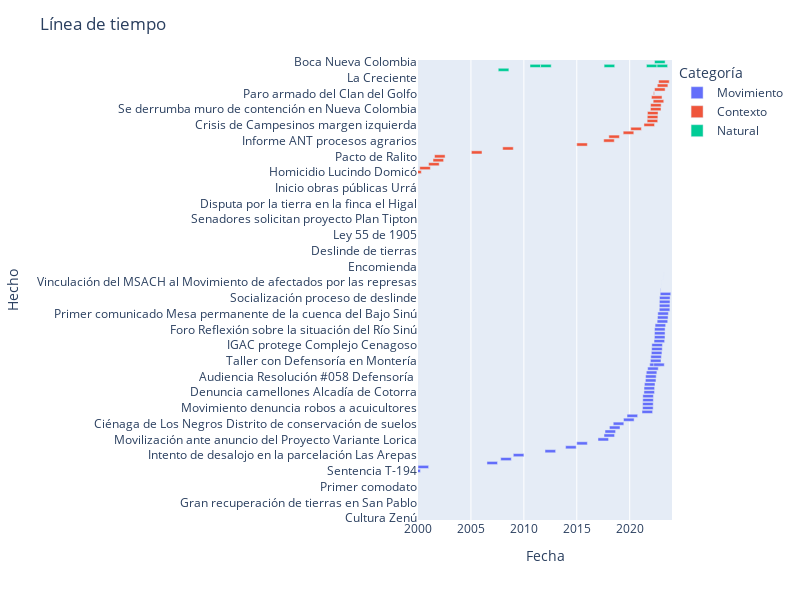

The notebook cell saved with this chart:
### Markdown cell above
# Línea de tiempo Bajo Sinú

### Code cell
import pandas as pd
import plotly.express as px

# Cargar el archivo CSV en un DataFrame de Pandas
df = pd.read_csv('linea_sinu.csv')

# Asegurarse de que las columnas de fecha sean de tipo datetime
df['Datetime1'] = pd.to_datetime(df['Datetime1'])
df['Datetime2'] = pd.to_datetime(df['Datetime2'])
# format='%Y-%m-%d'

# Crear la figura de la línea de tiempo
fig = px.timeline(df, x_start='Datetime1', x_end='Datetime2', y='Hecho', color='Categoría',hover_data={'Descripción': True})

# Personalizar la apariencia de la línea de tiempo
fig.update_layout(title='Línea de tiempo',
                  height=600, width=800,  # Ajustar tamaño de la línea de tiempo
                  xaxis=dict(title='Fecha'), yaxis=dict(title='Hecho'))

fig.update_xaxes(range=['2000-01-01', '2023-12-31'])

# Mostrar la línea de tiempo interactiva
fig.show()

### Figure 1 — Plotly figure (JSON) as saved in the notebook; plotly's stock layout.template omitted (floating-point values rounded to 4 significant figures)
{"data": [{"alignmentgroup": "True", "base": ["1700-01-01T08:00:00", "1924-01-01T08:00:00", "1967-01-01T08:00:00", "1971-02-21T08:00:00", "1972-05-13T08:00:00", "1974-01-01T08:00:00", "1976-01-01T08:00:00", "1978-01-01T08:00:00", "1981-01-01T08:00:00", "1985-01-01T08:00:00", "1996-01-01T08:00:00", "1997-01-01T08:00:00", "1998-01-01T08:00:00", "1999-03-25T08:00:00", "2000-01-01T08:00:00", "2006-07-07T08:00:00", "2007-10-25T08:00:00", "2009-01-01T08:00:00", "2012-01-01T08:00:00", "2013-12-11T08:00:00", "2015-01-01T08:00:00", "2017-01-01T08:00:00", "2017-07-28T08:00:00", "2017-09-01T08:00:00", "2018-02-01T08:00:00", "2018-06-12T08:00:00", "2019-06-01T08:00:00", "2019-10-01T08:00:00", "2021-03-01T08:00:00", "2021-03-21T08:00:00", "2021-03-23T08:00:00", "2021-03-27T08:00:00", "2021-03-29T08:00:00", "2021-05-06T08:00:00", "2021-05-09T08:00:00", "2021-05-24T08:00:00", "2021-06-25T08:00:00", "2021-07-03T08:00:00", "2021-07-27T08:00:00", "2021-09-12T08:00:00", "2021-11-23T08:00:00", "2021-12-16T08:00:00", "2021-12-29T08:00:00", "2022-01-17T08:00:00", "2022-01-28T08:00:00", "2022-02-03T08:00:00", "2022-04-08T08:00:00", "2022-04-20T08:00:00", "2022-05-03T08:00:00", "2022-05-05T08:00:00", "2022-05-06T08:00:00", "2022-05-26T08:00:00", "2022-08-05T08:00:00", "2022-08-17T08:00:00", "2022-08-28T08:00:00", "2022-10-17T08:00:00", "2022-10-19T08:00:00", "2022-10-22T08:00:00", "2022-10-26T08:00:00", "2022-11-18T08:00:00", "2022-12-02T08:00:00", "2023-01-01T08:00:00", "2023-01-01T08:00:00", "2023-03-01T08:00:00", "2023-03-29T08:00:00"], "customdata": [["Momil I - Momil II  desde 500 A.C hasta 1500 D.CConvivencia entre los pueblos prehispanicos de Mexión pertenecientes a la cultura Zenú "], ["Grupos de campesinos rompen cercas de alambre de púa en la noche luego de que Torralvo se apropiara de los humedales donde cultivaban"], ["Creación de la Asociación Nacional de Usuarios Campesinos ANUC"], ["Recuperación y tomas de tierras y disputa de los humedales entre campesinos y terratenientes. En el marco de la convocatoria de La línea Sincelejo de la ANUC lidera la primera de muchas jornadas de recuperación masiva de tierras"], ["Gran recuperación de tierras en San Pablo"], ["Intento de recuperación"], ["Intento de recuperación"], ["El proceso histórico de recuperación de tierras en la Ciénaga"], ["Fecha histórica en que 120 familias recuperaron tierras al terrateniente Elias Milane Calume"], ["INCORA expidió el contrato de asignación N. 001 del 22 de febrero de 1985"], ["Muchas críticas hubo a la audiencia por las restricciones a la participación y como mecanismo que pretendió validar falsamente la obra"], ["El ejército y paramilitares detuvieron la marcha que se dirigía al Alto Sinú. La concentración se mantuvo en el corregimiento de Palo de Agua"], ["Campesinado del Departamento de Córdoba se moviliza para protestar y buscar respuestas del gobierno nacional"], ["Sentencia T - 194 de 1999, con la cual, entre otras decisiones, se ordena a algunos entes municipales adelantar las actuaciones administrativas de su competenc¡a e initaurar las acciones procedentes para recuperar el dominio públ¡co sobre las áreas de terreno de los cuerpos de agua que fueron desecados y apropiados por particulares."], ["La marcha pudo avanzar sólo 4 kilómetros y fue detenida bajo amenazas de violencia. "], ["Comunidades logran la declaratoria de área protegida ambiental"], ["La movilización social logra la creación del Distrito de Manejo Integrado Ciénaga Grande"], ["Desalojo y violación a los derechos humanos de la policia contra campesinos en la vereda de las Arepas. "], ["ASPROSIG realiza un recorrido en bicicleta por la Ciénaga para reconocer sus afectaciones con acompañamiento internacional como estrategia de mitigación del riesgo de la verifiación. Se encuentran máquinas trabajando lo que serían 12km de terraplenes 2 años después."], ["Logro de las comunidades de la margen izquierda en la declaración de la figura de protección ambiental"], ["En el año 2015 se presentaron nuevos episodios de los enfrentamientos entre campesinos, policías del ESMAD, y el finquero-empresario Elías Milane Calume, por la ocupación de tierras en disputa de la denominada hacienda San Pablo del municipio de Cotorra. "], ["Organizaciones y comunidades inician movilización social y jurídica contra la construcción de la \"Variante Lorica\" del Concesionario Ruta al mar"], [" Resolución 23603 del 28 de julio de 2017 donde la CVS ordena a los Personeros, Alcaldes y Concejales, que procedan de inmediato a: - Suspender toda obra de relleno v desecación de pantanos, ciénaqas v humedales en el territorio de esos municipios. Salvedad hecha de las que sean indispensables para el saneamiento."], ["En el Bajo Sinú inicia el trabajo comunitario en el marco del proyecto"], ["En el mes de febrero se hace el primer recorrido por los sitios definidos para la investigación sobre Conflictos Territoriales en el Complejo Cenagoso del Bajo Sinú."], ["Comunidades de la margen izquierda logran creación de la figura de protección ambiental"], ["Nace El Movimiento Social el Agua Contando Historias en el marco del Diplomado del proyecto \"Transformemos\""], ["El Movimiento social hace de forma autónoma la reconstrucción del polígono della Ciénaga de acuerdo a los mojones ubicados para la Resolución 010 de 1982"], ["Primer llamado a una mesa de trabajo por el Movimiento social el agua contando historias"], ["La dilincuencia está arrecha ? El 19 del presente día del hombre en las primeras horas de la mañana  en la parcela en Tierraltica me pescaron la represa con 600 bocachico de 10 meses y 30 icoteas del hábitat para su conservación y los bandidos depredadores del medio natural están siendo perguidos por las autoridades y y vigilancia de la comunidad . Señores agentes de la Policía nacional mano dura a la delincuencia organizada . Atte Gilberto Antonio Negrette López , Avisfacrul LoricA 22 , 03 , 2021 ."], ["Reporte sobre recuperación en Pimental y reflexiones sobre la lucha. Eugenio Ramos, asociado fundador de ASPROCIG contando la historia de los procesos de lucha por la tenencia de la tierra para Campesino en la Ciénaga Grande del Bajo Sinú"], ["Estos decomisos de Icotea ocurre cada año y nunca e visto a una persona pagando pena por este delito."], ["Reporte con fotos. Debido a la escasez de peces en nuestros humedales Ciénagas y ríos, nos toca comer rebortillo de babilla en esta semana santa"], ["Alcaldia de Cotorra, invierte recursos públicos en horas de Bulldozer para hacer camellones. Con el pretexto de protejer a la comunidad San Pablo y ahora la maquinaria está taponeando más de 50 has y secando el Canal Drenaje14 hacia el interior de las Ciénagas de Lata, Jolon hasta llegar a Charco Grande con una aproximación de 3 kilómetros... Un S.O.S a la Procuraduría Agraria y Ambiente de Córdoba y la CVS y de órganos control ambiental y Sociedad Civil que reprochando hoy el Vandalismo Institucional a la Naturaleza y los Ecosistemas"], ["En atención a los contantes y reiterados actos de Vandalismo en contra del Complejo Cenagagoso del Bajo Sinú - CGBS en los diferentes municipios no Ciénaga de Oro, Chima, Cotorra, Lorica, Purísima y Momil.  Estos \"Vándalos\" actos que tienen en un alto riesgo y en peligroso a este Ecosistemas por el desarrollo de Proyectos tales: 1. Ruta al Mar, Proyecto Vial (Doble Calzada y Variantes en municipio de Lorica) Consorcio El Cóndor.2. Proyecto de infraestructura de Subasta Regional en el sector Palo de Agua - Cotoca Arriba (Lorica). Contrucción de camellones. 3. Replanteamiento y extensión de camellones en el Drenaje 14 hasta el interior de las Ciénagas de Lata, Jolon y Charco Grande con área aproximado de 50 hectáreas. Sector San Pablo - Cotorra.4. El desarrollo de acciones de represión comercial y extorsiva a campesinos, pescadores y Comunidades Étnicas en la restricción de uso y aprovechamiento de los bienes naturales del ecosistema por el establecimiento de frontera o límite de propiedad privada en el bien público.5. Acciones administrativas de las Entidades Territoriales los POT y EOT en la ampliación del crecimiento Poblacional y construcción de viviendas y otros servicios públicos en área de la Ciénaga Grande del Bajo Sinú.Señores miembros y Representantes de las organizaciones filiares de Movimiento Social El Agua Contando Historias solicitamos respaldar está iniciativa en destacar todas aquellas obras, proyectos, acciones administrativas públicas y hechos abusivos de terceros en contra de los derechos colectivos de las familias y Comunidades asentadas tradicionales en el Ecosistema.Estos aportes deben ser evidenciado con fotos o vídeos y se debe describir el propósito del hecho o la obra, su ubicación y la empresa o persona responsable. En este orden de idea, esperamos sus observaciones y recomendaciones sobre el particular.Gracias por su aporte!"], ["Enildo Cantero: La reunión de mañana es con los gremios organizados  municipio, con el objetivo de analizar la problemática de la desecación de la ciénaga grande de Lorica a raíz de los acontecimientos que últimamente se están presentando con lo denunciado en el sector de la peinada,El lugar va  hacer el auditorio de la alcaldía Hora: 9:00 amDía lunes 24 de mayo del 2021Esto es una iniciativa va ser liderada por iniciativa de las organizaciones civiles, comunitarias, ancestrales, académicas, ambientalistas , como sonAfros- oarelAnuc- capitulo LoricaAsprocigAdemacorComunidad indígenasCTPUPDFedepec"], ["Buen día bendiciones para todos, ayer se concerto la mesa de Pesca Artesanal de la cuenca media y bajo Sinu, en reunió en el día de ayer con el secretario Económico y Agroindustrial de la alcaldía de Lorica Jaider Torralvo, Pescadores Artesanales independientes de San Sebastián y Lorica y miembros directivos de la Federación de Pescadores Artesanales y Productores Acuícola de Córdoba FEDEPEC, donde se confirmó la asistencia del ministerio del medio ambiente, Urra, Aunap, Gobernación de Córdoba, CVS, Procuraduría Agraria y ambiental, quedaron lagunas por confirmar en el día de hoy, se tratarán temas como:.                           1) Avances sobre el seguimiento de los municipios sobre el cumplimiento de la sentencia T 194/99, ante el gobernador de Córdoba en convocatoria del Comité de Seguimiento de dicha sentencia.                               2) Implementación de programas que garantía en la.seguridas  alimentaria dirigidas a la población Pesquera.            3) Acciones de Inmediato para resarcir el impacto ambiental del complejo Cenagozo del bajo Sinu y prevenirlas.         4) Implementación de Proyectos de Limpieza de Caños interiores, reforestación de rondas hídricas, manejos de residuos sólidos y Artes y equipos de pesca artesanal para los Pescadores Artesanales.                   5) Buscar acciones dirigidas al en mantener  un nivel adecuado de Aguas en el río Sinu en tiempos de lluvias para que el complejo de Ciénagas del bajo Sinu se mantengan con la siguiente cita de agua que conlleve a la entradas de peces, Alevinos y lavas.                   6) Implementación de repoblamiento de Alevinos en el complejo Cenagozo del bajo Sinu y fortaleciendo de momentos a las asociaciones de Pescadores Artesanales.          Espera reunirnos el lunes para concertar estos puntos y escoger los voceros que sustentarán el pliego de peticiones y concertaciones.                  Espero que la mayoría que forman parte del sector Pesca Artesanal nos apoye en esta lucha que hemos llevado acabo desde décadas y que no hemos podido avanzar, pongamos Fe en el Dios Todopoderoso que nos ayude a sacar estás iniciativas.  Dios tu qué conoces los pensamientos del hombre te pido que actúes en el nombre de nuestro señor Jesucristo Amen. Muchas gracias los AMO mucho.............."], [null], ["Se hace seguimiento en reunión virtual y se reiteran compromisos para convocatoria a mesas"], ["La Coordinación del Movimiento solicita a la Procuraduría acompañamiento para jornada de socialización y lista propuestas"], ["Movimiento Social El Agua Contando Historias. Destaca el acompañamiento de Dra. Lina Correa (Procuradora Delegados Agraria y Ambiental de Córdoba) y Profesor Antonio Lemus (Coordinador Gral RPG Pueblo Zenú).  Concretando acciones preparatorias a la IV Mesa Técnica de Trabajo, el próximo 23 de Noviembre, en el municipio de San Pelayo (Córdoba). En el marco de las acciones de cumplimiento de Resolución Defensorial #058 de 2011, Sentencia# T-194 de 1999 y Resolución#010 de 1982 (INCORA - ANT)"], ["33 personas representantes del Movimiento participan con la Defensoría en un taller de análisis y reflexión de las problemáticas del Bajo Sinú como preparación a las mesas técnicas que se adelantan con las instituciones."], ["Buen día bendiciones, en el día de ayer se celebró la reunión del Movimiento social El Agua Contando Historia y un grupo de líderes de los Ciénagas de Corralito, La Pacha, Baño- Los Negros, Charco Pescao, Chamba y Caño de la Balsa, muy importante la descripción de las probleaticas esperamos tener la información necesaria para buscar soluciones a las mismas."], ["La Coordinación del Movimiento invita a establecer alianzas entre las organizaciones en los temas clave que sigue el proceso organizativo"], ["Atendiendo convocatoria de la Gobernación de Córdoba, se postulan delegados para la construcción de la política departamental de población campesina"], ["El IGAC acogió concepto de la Procuraduría y confirmó decisión de no acceder a la inscripción catastral del predio Villa Eva de 500 hectáreas en Lorica, al considerar que está localizado al interior de un humedal, Lo reclama un señor que se llama Jose Tomas Sierra Arias,y el abogado se llama Jesús Arrazola Paternina. "], ["El Movimiento Social El Agua Contando Historias, cómo colectivo social de organizaciones del Complejo Cenagagoso del Bajo Sinú, desarrollo de manera exitosa la IV Mesa Técnica de Trabajo - Comisión TierraEvento que se desarrollo con la participación del Director de la Gestión Jurídica de la Agencia Nacional e Tierras (ANT), Defensor del Pueblo Departamental, Secretaria de Gobierno Municipal y funcionarios de la CVS en representación de la Institucionalidad. El propósito de esta convocatoria se centro en la presentación de informe sobre la reconstrucción del expediente de la Resolución #010 de 1982 para determinar la  CLARIFICACIÓN DE LA PROPIEDAD EN PREDIOS COLINDANTES CON CIÉNAGAS, LAGOS Y ZONAS DE RESERVA FORESTAL – RECUPERACIÓN DE BALDIOS INDEBIDAMENTE OCUPADOS – CCBS, de conformidad a la Resolución Defensorial #058 de 2010, Sentencia T-194 de 1999 y Resolución #010 de 1982. Cotoca Arriba (Lorica)"], ["Trabajo organizativo a nivel interno del Movimiento Social"], ["en el Municipio de Montería"], ["Mesa Técnica de Trabajo, Comisión Ambiental y Ordenamiento Territorial, San Pablo Cotorra. Entidades convocadas Alcaldía Municipal de Cotorra, CVS, Procuraduría Agraria y ambiental, Defensoría del Pueblo y Personería Municipal de Cotorra."], ["Foro \"Reflexión sobre la situación del Río Sinú y su importancia como eje de desarrollo económico, cultural y ambiental\" Convoca; Defensoría del Pueblo y La Alianza Global de las Instituciones Nacionales de Derechos Humanos - GANHRI. Conversatorio que se realizará el próximo 6 de mayo (Plaza Cultura - Malecón) Montería a partir de las 8:30 a.m."], ["En la Plaza Maria Varilla se dieron cita el Movimiento Social e instituciones para el Foro y socialización del Informe Defensorial sobre el río Sinú"], ["En medio de las crecientes el Defensor  Nacional del Pueblo visita la vereda Cotocá Arriba"], ["Hoy nos reunimos la sociedad civil organizada, como FEDEPEC, ANUC, ASPROCIG, ASJUNTAS MI, CTP, Veeduría VOz popoli, Víctimas, Agua contando historias, defensores de DDHH, para reactivar la Mesa permanente de la cuenca en el Bajo Sinú, donde hablamos de la situación que estamos viviendo por la ola invernal."], ["Luego de la reunión, el grupo participante de organizaciones emite comunicado"], ["Socialización del Movimiento en el Grupo de apoyo en Colombia a la Vía Campesina"], ["Las organizaciones siguen movilizadas en contra del proyecto. Se reunen para analizar el escenario jurídico actual."], ["Se convoca a tod@s los integrantes de la Mesa Regional de Crisis Climática a una reunión que se celebrará el Sábado 22 de Octubre del 2022 apartir de las 8:30am en la Universidad de Córdoba sede Lorica, El objetivo es conocer la realidades del proyecto VARIANTE A LORICA, con la participación del Dr Manuel Salvador Nule Renals, no se quede en casa, vamos TODOS a participar por qué en verdad LORICA y el bajo Sinu necesita la variante, pero también necesita saber como se realizado este proceso."], ["Defensoría acompaña espacio de socialización de avances del proceso de deslinde por parte de la ANT"], ["El Movimiento Social participa en la movilización campesina en el histórico lugar para el campesinado"], ["Participación del Movimiento en la Convención que entregó documento de propuestas para el Plan de Desarrollo"], ["Se vincula inicialmente a las reuniones semanales"], ["El bajo Sinú ya estaba vinculado desde la lucha de Urrá. Se retoma este vínculo por las nuevas amenazas con el proyecto de puerto de aguas profundas en Tolú"], ["La Corte llamó a cuentas a las instituciones y se dio la orden de cumplimiento por desacato, lo cual puso en riesgo de detención al gobernador de Córdoba"], ["Las instituciones dieron información al Movimiento sobre el estado de avance en la gestión del caso y la validación de la información aportada"]], "hovertemplate": "Categoría=Movimiento<br>Datetime1=%{base}<br>Datetime2=%{x}<br>Hecho=%{y}<br>Descripción=%{customdata[0]}<extra></extra>", "legendgroup": "Movimiento", "marker": {"color": "#636efa", "pattern": {"shape": ""}}, "name": "Movimiento", "offsetgroup": "Movimiento", "orientation": "h", "showlegend": true, "textposition": "auto", "type": "bar", "x": [31536000000, 31622400000, 31536000000, 31536000000, 31536000000, 31536000000, 31622400000, 0, 0, 31536000000, 0, 31536000000, 31536000000, 31622400000, 31622400000, 31536000000, 31622400000, 31536000000, 31622400000, 31536000000, 31536000000, 31536000000, 31536000000, 31536000000, 31536000000, 31536000000, 31622400000, 31622400000, 31536000000, 31536000000, 31536000000, 31536000000, 31536000000, 31536000000, 31536000000, 31536000000, 31536000000, 31536000000, 31536000000, 31536000000, 31536000000, 31536000000, 31536000000, 31536000000, 31536000000, 31536000000, 31536000000, 31536000000, 31536000000, 31536000000, 31536000000, 31536000000, 31536000000, 31536000000, 31536000000, 31536000000, 31536000000, 31536000000, 31536000000, 31536000000, 1123200000, 86400000, 86400000, 86400000, 86400000], "xaxis": "x", "y": ["Cultura Zenú", "Macheteros rompen alambres de púa del General Torralvo", "ANUC", "Recuperaciones de tierras en Chimá y  Ciénaga de oro", "Gran recuperación de tierras en San Pablo", "Intento de recuperación", "Intento de recuperación", "Hora cero de la Ciénaga", "Recuperaciones de tierras en San Pablo", "Primer comodato", "Audiencia pública Urrá", "Primera marcha contra Urrá", "Marcha a Bogotá", "Sentencia T-194", "Nueva marcha a las oficinas de urrá", "DMI Bahía de Cispatá", "DMI Ciénaga Grande", "Intento de desalojo en la parcelación Las Arepas", "Recorrido en bicicleta por los humedales halla 12 kilómetros de terraplenes", "Ciénaga de Bañó Distrito de conservación de suelos", "Enfrentamientos con ESMAD en San Pablo", "Movilización ante anuncio del Proyecto Variante Lorica", "CVS ordena frenar obras", "Inicia proyecto \"Transformemos\"", "Recorridos Proyecto Transformemos", "Ciénaga de Los Negros Distrito de conservación de suelos", "Nace Movimiento Social", "Levantamiento mapa amojonamiento", "Movimiento convoca por 1a vez", "Movimiento denuncia robos a acuicultores", "Reporte recuperación Pimental", "Reporte sobre falta de efectividad en decomisos de hicotea", "Reporte escasez de peces", "Denuncia camellones Alcadía de Cotorra", "Campaña denuncia ", "Organización sobre desecaciones La Peinada", "Peticiones en Mesa de pesca artesanal Bajo y Medio Sinú", "Audiencia Resolución #058 Defensoría ", "Seguimiento Audiencia", "Comunicado Movimiento con solicitudes", "IV mesa técnica del Bajo Sinú", "Taller con Defensoría en Montería", "Reunión interna del Movimiento", "Convocatoria interna de alianzas", "Movimiento participa en Política campesina", "IGAC protege Complejo Cenagoso", "IV mesa técnica del Bajo Sinú", "Mesa de trabajo Comisión ordenamiento", "Reunión técnica con la dirección de Restitución de Tierras ", "Mesa Técnica de Trabajo", "Foro Reflexión sobre la situación del Río Sinú", "Foro y entrega informe defensorial", "Visita Defensor del Pueblo a Cotocá", "Por la reactivación Mesa permanente del Sinú", "Primer comunicado Mesa permanente de la cuenca del Bajo Sinú", "Socialización Movimiento en Vía campesina", "Reunión de organizaciones contra Variante Lorica", "Mesa regional de Crisis climática", "Socialización proceso de deslinde", "Movilización campesina en Sincelejo", "Convención Nacional Campesina", "Vinculación del MSACH al grupo de apoyo a la Vía Campesina", "Vinculación del MSACH al Movimiento de afectados por las represas", "Audiencia pública de seguimiento a la Sentencia T-194 de 1999", "Mesa técnica de la ANT, IGAC, Procuraduría, CVS"], "yaxis": "y"}, {"alignmentgroup": "True", "base": ["1700-01-01T08:00:00", "1700-01-01T08:00:00", "1700-01-01T08:00:00", "1700-01-01T08:00:00", "1702-01-01T08:00:00", "1773-01-01T08:00:00", "1862-01-01T08:00:00", "1880-01-01T08:00:00", "1887-01-01T08:00:00", "1905-01-01T08:00:00", "1920-01-01T08:00:00", "1924-01-01T08:00:00", "1936-01-01T08:00:00", "1942-01-01T08:00:00", "1942-06-13T08:00:00", "1955-01-01T08:00:00", "1961-01-01T08:00:00", "1982-01-01T08:00:00", "1982-02-11T08:00:00", "1989-01-01T08:00:00", "1991-01-01T08:00:00", "1993-07-22T08:00:00", "1994-01-01T08:00:00", "1996-01-13T08:00:00", "1998-01-01T08:00:00", "1999-04-24T08:00:00", "2000-03-01T08:00:00", "2001-01-01T08:00:00", "2001-06-02T08:00:00", "2001-07-23T08:00:00", "2005-01-18T08:00:00", "2008-01-01T08:00:00", "2015-01-01T08:00:00", "2017-07-18T08:00:00", "2018-01-11T08:00:00", "2019-05-21T08:00:00", "2020-02-07T08:00:00", "2021-05-07T08:00:00", "2021-08-25T08:00:00", "2021-08-30T08:00:00", "2021-09-05T08:00:00", "2021-12-16T08:00:00", "2021-12-21T08:00:00", "2022-03-21T08:00:00", "2022-01-21T08:00:00", "2022-04-01T08:00:00", "2022-05-07T08:00:00", "2022-08-11T08:00:00", "2022-09-26T08:00:00"], "customdata": [["Llegada de los hermanos Pedro y Alonso de Heredia a la región. "], ["Encomienda de San Andres y delimitación del resguardo "], ["Confirmación y amparo del resguardo de San Andres el 3 de marzo."], ["Fundación de San Sebastian de Urabá al otro lado de la ciénaga. "], ["Fundación de San Jose de Momil "], ["Deslide Colonial de las tierras. Expedición de la escritura madre del resguardo de San Andres "], ["En Ciénaga de Oro, se estableció la Casa Burgos desde 1862 que desarrolló la hacienda Berástegui, donde llegaron a pastar hasta 20.000 cabezas de ganado. Con está ganadería de inicio la siembra de hierba pará o admiravle, donde se inició la expansión de los potreros en el Sinú."], ["Los \"blancos\" empezaron a romper los limites del resguardo"], ["En Lorica la casa comercial de Diego Martínez y Compañía, alcanzó a adecuar 40.000 hectáreas en el Valle del Sinú; con la Casa de Lorica compraba ganado, lo criaba, lo cebaba y lo vendía en el interior del país"], ["La Nación ratifica y confirma las declaratorias judicial y legalmente hechas, de estar vacantes globos de terrenos conocidos como Resguardos de indígenas, así como también la ventas de ellas efectuadas en subasta pública; y reconoce como título legal de propiedad de esos terrenos el adquirido por sus rematadores."], ["Llegada de la South American Gult Oil Company SAGOC, primera empresa exploradora de petroleo. "], ["Se metió con los campesinos de Los Morales abajo de Cotorra. \"Puso una rancha en medio, bautizándola como San Pablo\""], ["Expedición de la Ley de tierras y sus repercusiones. Ley 200"], ["Los Senadores Fabio Amín y Miguel de la Espriella solicitan un plan de intervención al gobierno central"], ["El 13 de junio se produjo el desvio del río Sinú (Tinajones) de su desembocadura natural (Cispatá) y  empezó la desecación del delta y la zona de estuarios. La policía desaloja, atropella y destruye las viviendas de 170 capesinos organizados que habían tomado posesión en tierras del delta. "], ["El gobierno colombiano contrató un estudio con la firma norteamericana Tipton and Kalmbach Inc., experta en ingeniería hidráulica, irrigación y drenaje con el objetivo de buscar una solución a ese problema. En su reporte final, la firma concluyó que en el caso del Sinú existían más de 300.000 hectáreas que se deberían secar para expandir la agricultura, especialmente de algodón para exportación. Además, la firma aconsejó construir una represa en la parte alta del río para controlar las inundaciones aguas abajo."], ["Ley 135 de 1961 expropiación , adjudicaciones a campesinos.Nace el Instituto Colombia de la Reforma Agraria INCORA."], ["Disputa por la tierra en la finca el Higal del municipio de Ciénaga de Oro. Detenidos, heridos y atropellos a los campesinos por parte de la policía. "], ["Sin embargo, tan solo mediante las resoluciones 010 del 11 de febrero de 1982 y 034 del 21 de julio de 1983, la junta directiva del INCORA, deslindó los terrenos que conforman la Ciénaga Grande dentro de los Municipios de Lorica, Momil, Chimá, Purísima y Ciénaga de Oro, en el departamento de Córdoba, con una extensión aproximada de 38.843 hectáreas 2.000 metros cuadrados."], [null], ["Mataron a Julio Moreno quien fuera el primer presidente de ASPROSIG (Asociación de Productores Ecológicos del bajo Sinú), su padre era Alfonso Moreno dirigente de FANAL.  "], ["Iniciación de las obras civiles del proyecto Urrá después que El INDERENA aprobara la Licencia Ambiental para la etapa de construcción del Proyecto Multipropósito"], [" Movimientos campesinos logran la promulgación del Decreto 2663 de 1994 Procedimiento de deslinde de tierras de propiedad de la nación"], ["Desviación del río Sinú en la Angostura de Urrá, necesaria para la construcción de la Presa."], ["Articulo 1998 dice que Zulema Jattin presentaria propuesta de Ley para crear parque en la Ciénaga "], ["Lider indígena Embera Katío asesinado por paramilitares por oponerse a Urrá"], ["Ante la persecución desatada hubo múltiples desplazamientos y homicidios"], ["Se estrechan lazos con organizaciones de Suiza, Francia, España"], ["Fue secuestrado por paramilitares y desaparecido. En 2023 Salvatore Mancuso dijo que había sido arrojado al río Sinú"], ["Políticos, empresarios y paramilitares firman pacto para \"Refundar la patria\" y tomar cargos del Estado"], ["En Santafé de Ralito, municipio de Tierralta, Córdoba"], ["Aparecen panfletos y grafittis en la región de Urabá. Posteriormente en varios departamentos del país"], ["Expulsión y prohibición para transitar a los lideres comunitarios y ONG en  territorios de la ciénaga grande, por presuntos hombres armados pertenecientes a la seguridad privada de la denominada finca TEXAS frente a los municipios de Chimá y Mómil. "], ["Informe estado de procesos agrarios de deslinde y recuperación adelantados sobre la Ciénaga Grande del Bajo Sinú "], ["El 11 de enero el Tribunal Superior de Córdoba ordenó suspender las obras de ejecución del proyecto variante Lorica, sobre las areas que afectan el complejo cenagoso del Bajo Sinú. "], ["Auto 710 del 21 de mayo de 2019 de la ANT que cierra la actuación administrativa de reconstrucción  del  expediente  del  proceso  agrario  de  deslinde  adelantado  sobre  terrenos  que conforman la CGBS."], ["Acuerdo entre los Departamentos de Córdoba, Sucre, Bolívar para inversión en desarrollo turístico, salud, productiva y en educación"], ["A $ 30.000 el quintal, para colaborarle a nuestros amigos Campesinos de la margen Izquierda, que tienen sus cosechas sin vender"], ["Artículo y video compartido sobre afectación por crecientes"], ["Ante crecientes, Urrá decide apagar una de sus turbinas para disminuir caudal río abajo"], ["Buenas noches bendiciones, gracias a Dios hoy terminamos de tapar el Boquete en el punto crítico Nueva Colombia en COTOCA Arriba"], ["Este es el tercer muro de contención que se hunde en las riberas del Sinú. El primero fue en la vereda Sarandelo, el pasado 22 de noviembre; el segundo el de Los Gómez, cuya noticia fue divulgada el pasado 10 de diciembre; y ahora ocurre lo mismo en Nueva Colombia, Cotocá Arriba, también en Lorica. Lo había construido la UNGRD"], ["Ministro en visita anuncia inversión de 51.600 millones de pesos en diferentes proyectos para restauración ecológica de zonas degradadas y a la mitigación de los riesgos en Córdoba."], ["El Tribunal ordenó cambios en el diseño al Ministerio de Transporte y a la Concesión Ruta al Mar. Las dos entidades decidieron desistir del proyecto e invertir en el mejoramiento de la vía principal de Lorica"], ["Se barajan varios candidatos para representar al Departamento"], ["Graves afectaciones a los derechos humanos por la demostración de poder del grupo armado tras golpes contra sus estructuras por parte del Estado colombiano"], ["Dado el agravamiento de la situación se suspenden las actividades comunitarias"], ["La decisión cierra definitivamente la prentesión de"], ["La propuesta generó reacción inmediata en el Movimiento"]], "hovertemplate": "Categoría=Contexto<br>Datetime1=%{base}<br>Datetime2=%{x}<br>Hecho=%{y}<br>Descripción=%{customdata[0]}<extra></extra>", "legendgroup": "Contexto", "marker": {"color": "#EF553B", "pattern": {"shape": ""}}, "name": "Contexto", "offsetgroup": "Contexto", "orientation": "h", "showlegend": true, "textposition": "auto", "type": "bar", "x": [31536000000, 31536000000, 31536000000, 31536000000, 31536000000, 31536000000, 31536000000, 31622400000, 31536000000, 31536000000, 31622400000, 31622400000, 31622400000, 31536000000, 31536000000, 31536000000, 31536000000, 31536000000, 31536000000, 31536000000, 31536000000, 31536000000, 31536000000, 31622400000, 31536000000, 31622400000, 31536000000, 31536000000, 31536000000, 31536000000, 31536000000, 31622400000, 31536000000, 31536000000, 31536000000, 31622400000, 31622400000, 31536000000, 31536000000, 31536000000, 31536000000, 31536000000, 31536000000, 31536000000, 31536000000, 2592000000, 31536000000, 31536000000, 31536000000], "xaxis": "x", "y": ["Hermanos Heredia", "Encomienda", "Resguardo San Andrés", "Fundación San Sebastián de Urabá", "Fundación Momil", "Deslinde de tierras", "Casa Burgos", "Invasión de \"blancos\" al Resguardo", "Cas Comercial Diego Martínez & Cia", "Ley 55 de 1905", "Exploración petróleo", "General Torralvo toma 70 Has", "Ley 200", "Senadores solicitan proyecto Plan Tipton", "Desvío del río Sinú", "Plan Tipton", "Ley 135", "Disputa por la tierra en la finca el Higal", "Resolución 010 de 1982 INCORA", "Proyecto represa de Urrá", "Homicidio de Julio Moreno", "Inicio obras públicas Urrá", "Procedimiento de deslinde", "Urrá desvía el río Sinú", "Zulema Jattin propone crear parque", "Homicidio Lucindo Domicó", "Desplazamientos y exilios ", "Desconfianza y gestión en nivel nacional e internacional", "Desaparición de Kimi Pernía", "Pacto de Ralito", "Desmovilización Bloque Córdoba", "Aparición pública Clan del Golfo", "Control armado en Finca Texas ubicada en el Zapal de Momil en la Zona Norte del Complejo Cenagoso", "Informe ANT procesos agrarios", "Tribunal suspende Variante Lorica", "ANT declara pérdida expediente", "Pacto del Golfo de Morrosquillo", "Crisis de Campesinos margen izquierda", "Crecientes afectan Sarandelo", "Urrá apaga una de sus turbinas", "Campesinos cierran boquete en Cotocá Arriba", "Se derrumba muro de contención en Nueva Colombia", "Ministerio de Medio Ambiente anuncia inversión en proyectos ambientales", "Consejo de Estado ordena cambio en Variante Lorica", "Candidaturas al Congreso", "Paro armado del Clan del Golfo", "Se suspenden actividades por paro armado", "Consejo de Estado dice NO a Urrá II", "Alerta por propuesta de canal alterno de desembocadura"], "yaxis": "y"}, {"alignmentgroup": "True", "base": ["1988-08-01T08:00:00", "1996-01-01T08:00:00", "2007-08-01T08:00:00", "2010-08-01T08:00:00", "2011-08-01T08:00:00", "2017-08-01T08:00:00", "2021-08-01T08:00:00", "2022-05-07T08:00:00", "2022-08-01T08:00:00"], "customdata": [["Recordada como una de las más grandes de la época contemporánea. Consideradas bendiciones."], ["Fue algo devastador para la cuenca baja, pues allí penetró con mucha fuerza La cuña salina en los suelos del delta, disminuyendo drásticamente los caudales en todo el complejo lagunar y ocasionó la pérdida de cosechas y gran mortandad de peces"], ["La más grande y duradera inundación en la historia reciente. Tanto o más como la de 1988. Esta vez trajo grandes desastres"], ["Inundación de los municipios con vinculos y relaciones con la ciénaga. "], ["Inundación de los municipios con vinculos y relaciones con la ciénaga. "], ["Fuertes inundciones en los municipios con vinculos y relaciones con la ciénaga grande del bajo Sinú. "], ["Inundaciones en la Ciénaga"], ["metiendo agua inundando comunidades ribereñas como Cotoca Arriba, Palo de Agua, Nariño, El Playon, Cotoca Abajo y otros"], ["Cada vez con más volumen y tiempo de inundación"]], "hovertemplate": "Categoría=Natural<br>Datetime1=%{base}<br>Datetime2=%{x}<br>Hecho=%{y}<br>Descripción=%{customdata[0]}<extra></extra>", "legendgroup": "Natural", "marker": {"color": "#00cc96", "pattern": {"shape": ""}}, "name": "Natural", "offsetgroup": "Natural", "orientation": "h", "showlegend": true, "textposition": "auto", "type": "bar", "x": [31536000000, 31622400000, 31622400000, 31536000000, 31622400000, 31536000000, 31536000000, 31536000000, 31536000000], "xaxis": "x", "y": ["La Creciente", "Primera afectación por Urrá", "La gran inundación", "Crecientes", "Crecientes", "Crecientes", "Crecientes", "Boca Nueva Colombia", "Crecientes"], "yaxis": "y"}], "layout": {"barmode": "overlay", "height": 600, "legend": {"title": {"text": "Categoría"}, "tracegroupgap": 0}, "margin": {"t": 60}, "title": {"text": "Línea de tiempo"}, "width": 800, "xaxis": {"anchor": "y", "domain": [0, 1], "range": ["2000-01-01", "2023-12-31"], "title": {"text": "Fecha"}, "type": "date"}, "yaxis": {"anchor": "x", "domain": [0, 1], "title": {"text": "Hecho"}}}}
